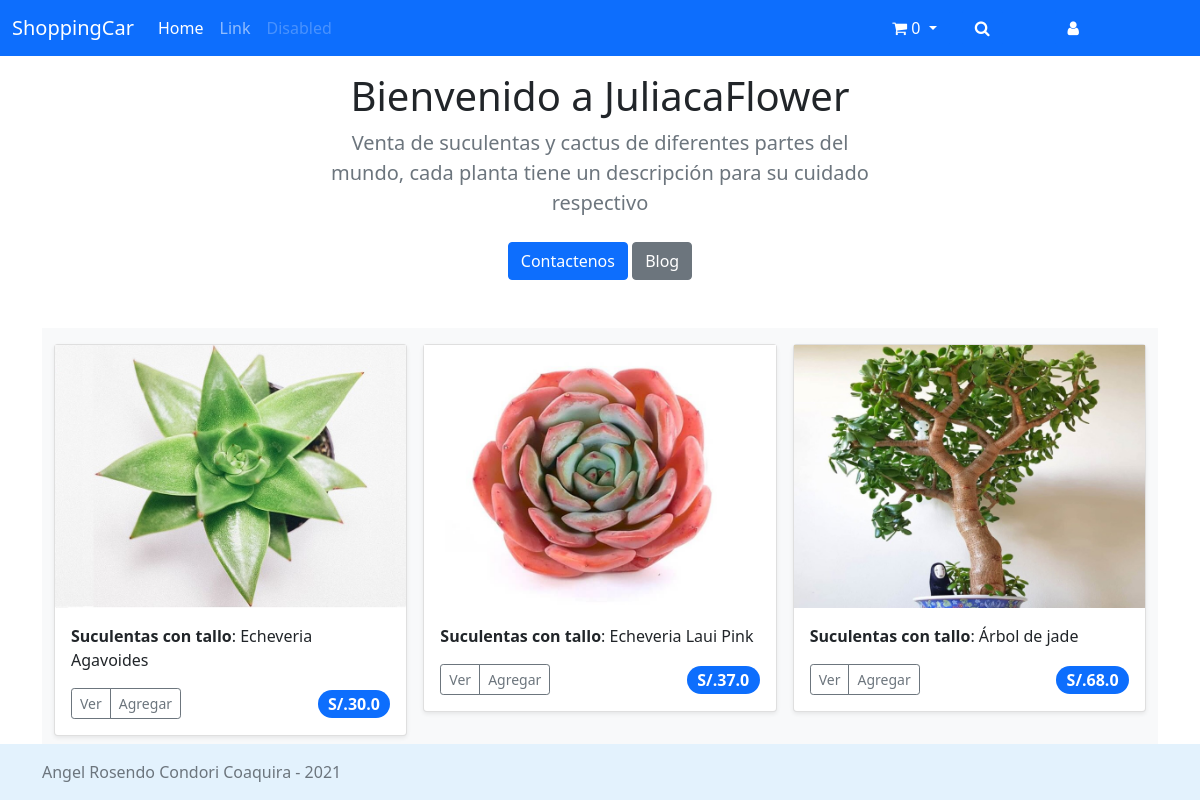
The page / on the database its author committed.
### tienda/models.py (models this page shows, shortened)
class Producto(models.Model):
    nombre=models.CharField(max_length=50)
    categorias=models.ForeignKey(CategoriaProd,on_delete=models.CASCADE)
    imagen=models.ImageField(upload_to="tienda",null=True,blank=True)
    precio=models.FloatField()
    disponibilidad=models.BooleanField(default=True)
    created=models.DateTimeField(auto_now_add=True)
    updated=models.DateTimeField(auto_now=True)
    class Meta:
        verbose_name = ("Producto")
        verbose_name_plural = ("Productos")

class CategoriaProd(models.Model):
    nombre=models.CharField(max_length=50)
    created=models.DateTimeField(auto_now_add=True)
    updated=models.DateTimeField(auto_now=True)
    class Meta:
        verbose_name = ("CategoriaProd")
        verbose_name_plural = ("CategoriaProds")
    def __str__(self):
        return self.nombre

### tienda/views.py (the view)
# urls.py: path('', views.index, name='index'),
def index(request):
    objetos=Producto.objects.all()
    return render(request,'core/index.html',{'productos':objetos})

### shopcar/context_processor.py (called while the page is built)
def importe_total_carro(request):
    carro=Carro(request)
    total=0
    cantidad=0
    for key, value in request.session["carro"].items():
        total=total+float(value["subtotal"])
        cantidad=cantidad+1
    return {"importe_total_carro":total,"cantidad_productos_carro":cantidad}

### core/templates/core/index.html
{% extends 'core/base.html' %}
{% block content %}
  <div class="album py-3 bg-light">
    <div class="container">
      <div class="row row-cols-1 row-cols-sm-2 row-cols-md-3 g-3">
      {% for data in productos %}
        <div class="col">
          <div class="card shadow-sm">
            <img src="{{ data.imagen.url }}" alt="foto">
            <div class="card-body">
              <p class="card-text"><b>{{ data.categorias }}</b>: {{ data.nombre }}</p>
              <div class="d-flex justify-content-between align-items-center">
                <div class="btn-group">
                  <button type="button" class="btn btn-sm btn-outline-secondary">Ver</button>
                  <a href="{% url 'carro:agregar' data.id %}" class="btn btn-sm btn-outline-secondary">Agregar</a>
                </div>
                <span class="badge rounded-pill bg-primary fs-6">S/.{{ data.precio }}</span>
              </div>
            </div>
          </div>
        </div>
       {% endfor %}
      </div>
    </div>
  </div>
{% endblock content %}

### core/templates/core/base.html (shortened to what this page needs)
<!doctype html>
<html lang="en">
  <head>
{% load static %}
<link href="{% static 'core/dist/css/bootstrap.css' %}" rel="stylesheet">
<link href="{% static 'core/font-awesome/css/font-awesome.min.css' %}" rel="stylesheet">
<link href="{% static 'core/styles.css' %}" rel="stylesheet">
  </head>
  <body>
<header>
  <nav class="navbar navbar-expand-md navbar-dark fixed-top bg-primary">
    <div class="container-fluid">
      <a class="navbar-brand" href="{% url 'index' %}">ShoppingCar</a>
      <div class="collapse navbar-collapse" id="navbarCollapse">
        <ul class="navbar-nav me-auto mb-2 mb-md-0">
          <li class="nav-item">
            <a class="nav-link active" aria-current="page" href="#">Home</a>
          </li>
          <li class="nav-item">
            <a class="nav-link" href="#">Link</a>
          </li>
          <li class="nav-item">
            <a class="nav-link disabled" href="#" tabindex="-1" aria-disabled="true">Disabled</a>
          </li>
        </ul>
        <ul class="navbar-nav mx-5">
          <li class="mx-2">
            <div class="dropdown">
              <a class="btn btn-primary dropdown-toggle" id="dropdown1" data-bs-toggle="dropdown" aria-expanded="false">
                <i class="fa fa-shopping-cart fa-1x"></i> {{ cantidad_productos_carro }}
              </a>
              </div>
            </div>
          <li class="mx-1">
            <a href="#" class="btn btn-primary"><i class="fa fa fa-search fa-1x" aria-hidden="true"></i></a>
          </li>
          <li class="mx-5">
             <a href="#" class="btn btn-primary"><i class="fa fa-user fa-1x" aria-hidden="true"></i></a>
          </li>
      </div>
  </nav>
</header>
<main>
  <section class="py-2 text-center container">
    <div class="row py-lg-3">
      <div class="col-lg-6 col-md-8 mx-auto mt-5">
        <h1 class="fw-light">Bienvenido a JuliacaFlower</h1>
        <p class="lead text-muted">Venta de suculentas y cactus de diferentes partes del mundo, cada planta tiene un descripción para su cuidado respectivo</p>
        <p>
          <a href="#" class="btn btn-primary my-2">Contactenos</a>
          <a href="#" class="btn btn-secondary my-2">Blog</a>
        </p>
      </div>
    </div>
  </section>
  <div class="container">
    {% block content %}{% endblock content %}
  </div>
</main>
<footer class="footer py-3 position-absolute bottom-0 start-0 end-0" style="background-color: #e3f2fd;">
  <div class="container">
    <span class="text-muted">Angel Rosendo Condori Coaquira - 2021</span>
  </div>
</footer>
</body>
</html>

### rows shown on the page
Producto: imagen (picture), categorias "Suculentas con tallo", nombre "Echeveria Agavoides", precio "30.0"
Producto: imagen (picture), categorias "Suculentas con tallo", nombre "Echeveria Laui Pink", precio "37.0"
Producto: imagen (picture), categorias "Suculentas con tallo", nombre "Árbol de jade", precio "68.0"

### other values the page prints
{{ cantidad_productos_carro }} "0"
